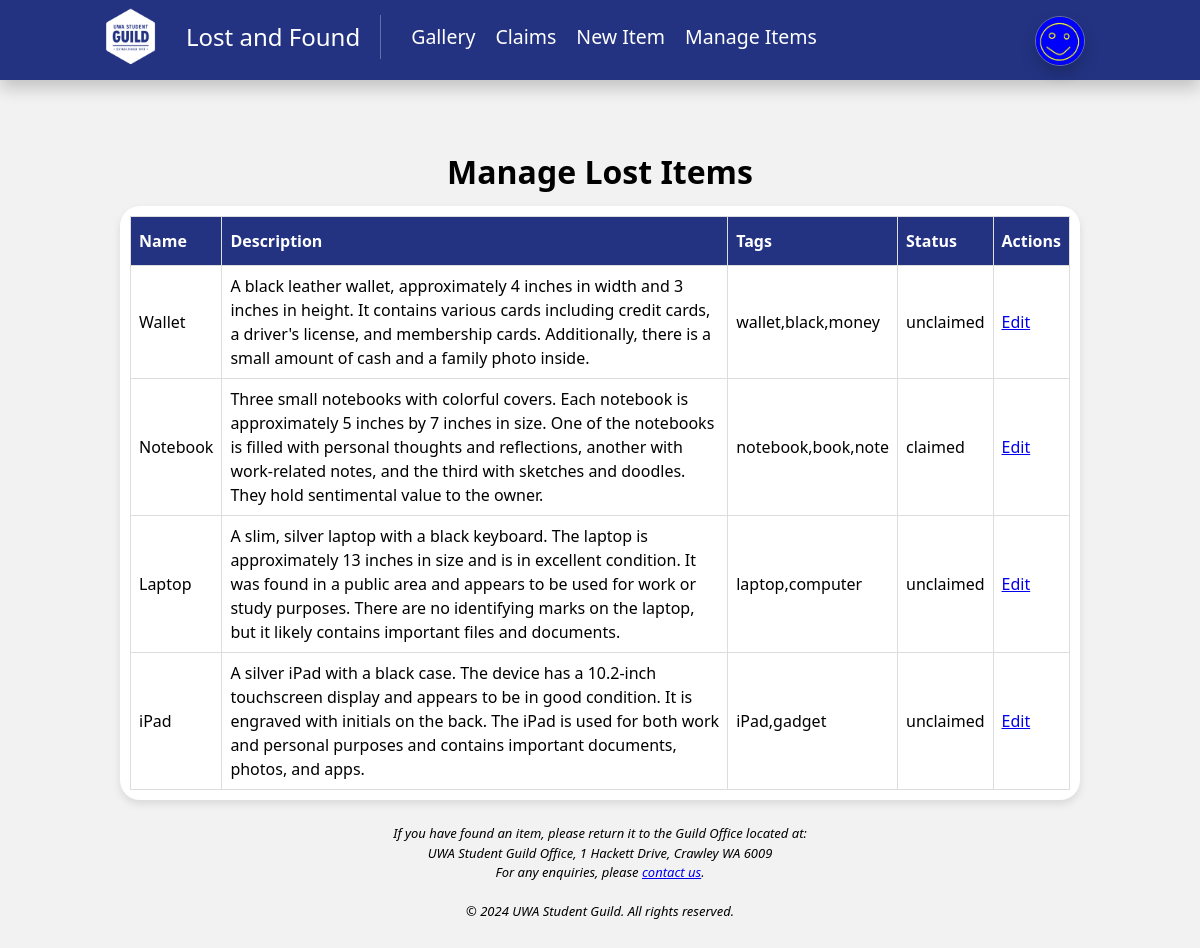
The app's page /admin/manage-items (signed in), older data.
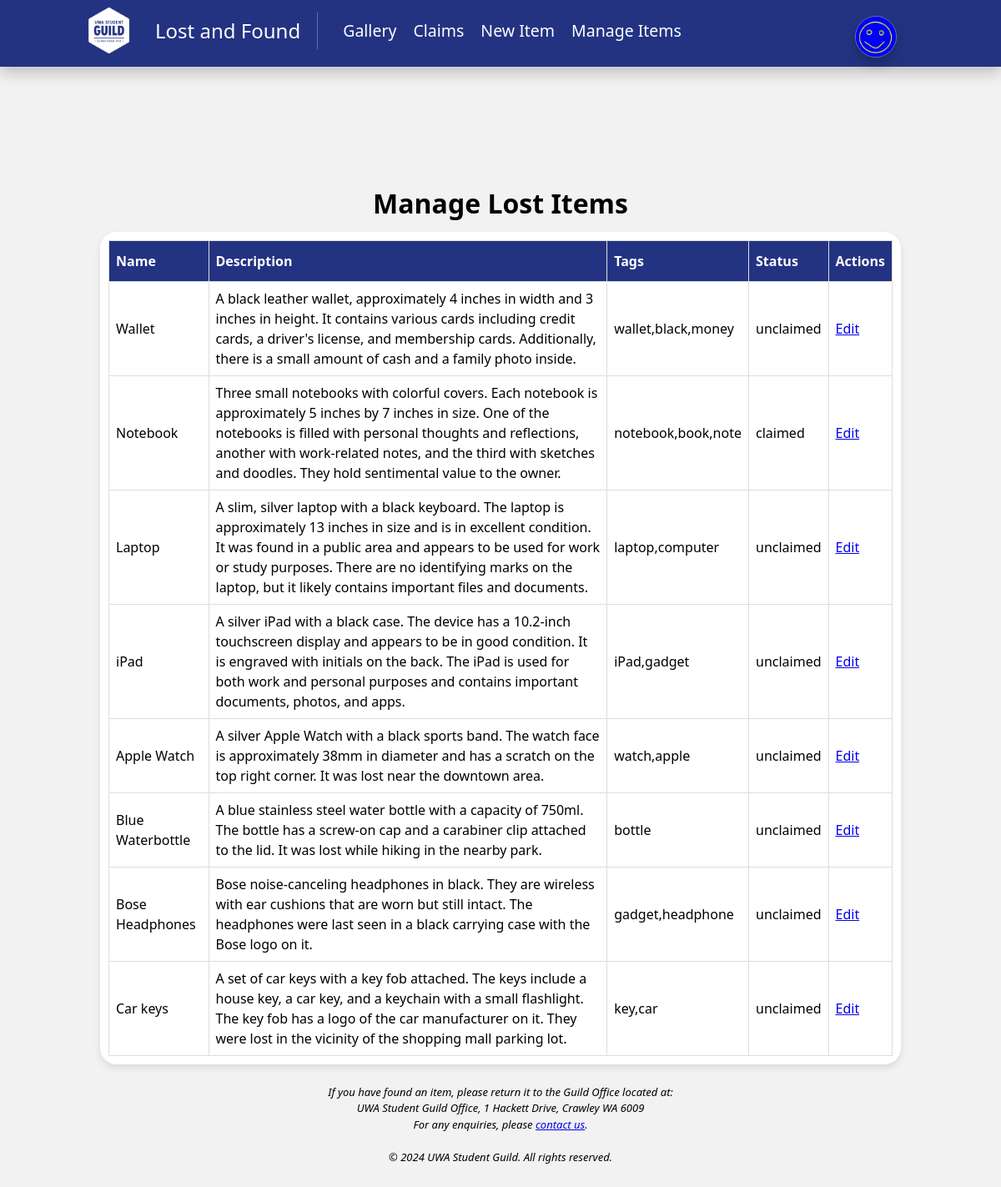
The same page, newer data.
### app/models.py (models this page shows, shortened)
class LostItem(db.Model):
    id = db.Column(db.Integer, primary_key=True)
    name = db.Column(db.String(128))
    description = db.Column(db.String(512))
    tags = db.Column(db.String(128))
    photo_paths = db.Column(db.String(128))
    status = db.Column(db.String(128), default="unclaimed")
    created_at = db.Column(db.DateTime, default=datetime.now)
    updated_at = db.Column(db.DateTime, default=datetime.now, onupdate=datetime.now)
    admin_id = db.Column(db.Integer, db.ForeignKey('user.id'))

### app/routes.py (the view)
@app.route('/admin/manage-items', methods=['GET'])
@login_required
def admin_manage_items():
    if not current_user.previlage == 'admin':
        return redirect(url_for('index'))
    items = LostItem.query.all() # Fetch all lost items from the database
    return render_template('admin/manage-items.html', items=items)

### app/models.py (called while the page is built)
@login.user_loader
def load_user(id):
    return db.session.get(User, int(id))

### app/templates/admin/manage-items.html (shortened to what this page needs)
{% extends "base.html" %}
{% block header %}
Manage Lost Items
{% endblock %}
{% block content %}
<table id="table-layout">
    <thead>
        <tr>
            <th>Name</th>
            <th>Description</th>
            <th>Tags</th>
            <th>Status</th>
            <th>Actions</th>
        </tr>
    </thead>
    <tbody>
        {% for item in items %}
        <tr>
            <td>{{ item.name }}</td>
            <td>{{ item.description }}</td>
            <td>{{ item.tags }}</td>
            <td>{{ item.status }}</td>
            <td>
                <a href="/admin/edit-item/{{ item.id }}">Edit</a>
            </td>
        </tr>
        {% endfor %}
    </tbody>
</table>
{% endblock %}

Row changes from the older to the newer data that the page shows:
added LostItem: name "Apple Watch", description "A silver Apple Watch with a black sports band. The watch face is approximately 38mm in diameter and has a scratch on the top right corner. It was lost near the downtown area.", tags "watch,apple", status "unclaimed"
added LostItem: name "Blue Waterbottle", description "A blue stainless steel water bottle with a capacity of 750ml. The bottle has a screw-on cap and a carabiner clip attached to the lid. It was lost while hiking in the nearby park.", tags "bottle", status "unclaimed"
added LostItem: name "Bose Headphones", description "Bose noise-canceling headphones in black. They are wireless with ear cushions that are worn but still intact. The headphones were last seen in a black carrying case with the Bose logo on it.", tags "gadget,headphone", status "unclaimed"
added LostItem: name "Car keys", description "A set of car keys with a key fob attached. The keys include a house key, a car key, and a keychain with a small flashlight. The key fob has a logo of the car manufacturer on it. They were lost in the vicinity of the shopping mall parking lot.", tags "key,car", status "unclaimed"
